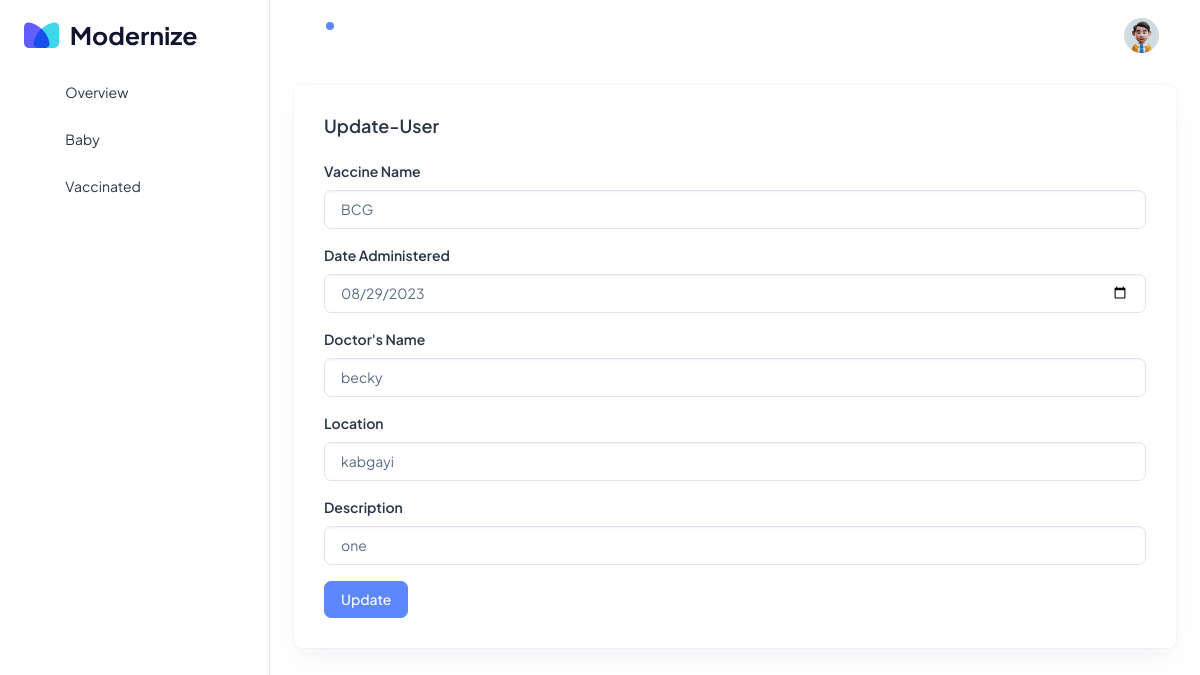
Page /html/edit_vaccine.php?id=43 (signed in) on the committed database.
### tables this page shows
CREATE TABLE `vaccines_new` (
  `id` int(11) NOT NULL,
  `vaccine_name` varchar(255) DEFAULT NULL,
  `date_administered` date DEFAULT NULL,
  `duration` varchar(255) DEFAULT NULL,
  `nurse_name` varchar(255) DEFAULT NULL,
  `health_institution` varchar(255) DEFAULT NULL,
  `description` text DEFAULT NULL,
  `baby_name` varchar(255) DEFAULT NULL
);

### html/edit_vaccine.php (the view, shortened to what this page needs)
<!doctype html>
<html lang="en">
<head>
    <link rel="stylesheet" href="../assets/css/styles.min.css" />
</head>
<body>
    <div class="page-wrapper" id="main-wrapper" data-layout="vertical" data-navbarbg="skin6" data-sidebartype="full" data-sidebar-position="fixed" data-header-position="fixed">
        <aside class="left-sidebar">
            <div>
                <div class="brand-logo d-flex align-items-center justify-content-between">
                    <a href="./index.html" class="text-nowrap logo-img">
                        <img src="../assets/images/logos/dark-logo.svg" width="180" alt="" />
                    </a>
                </div>
                <nav class="sidebar-nav scroll-sidebar" data-simplebar="">
                    <ul id="sidebarnav">
                    <li class="sidebar-item">
              <a class="sidebar-link" href="./dashboard_user.php" aria-expanded="false">
                <span>
                  <i class="ti ti-layout-dashboard"></i>
                </span>
                <span class="hide-menu">Overview</span>
              </a>
            </li>
            <li class="sidebar-item">
              <a class="sidebar-link" href="./register_baby.php" aria-expanded="false">
                <span>
                  <i class="ti ti-layout-dashboard"></i>
                </span>
                <span class="hide-menu">Baby</span>
              </a>
            </li>
            <li class="sidebar-item">
              <a class="sidebar-link" href="./vaccines.php" aria-expanded="false">
                <span>
                  <i class="ti ti-layout-dashboard"></i>
                </span>
                <span class="hide-menu">Vaccinated</span>
              </a>
            </li>
                </nav>
            </div>
        </aside>
        <div class="body-wrapper">
            <header class="app-header">
                <nav class="navbar navbar-expand-lg navbar-light">
                    <ul class="navbar-nav">
                        <li class="nav-item">
                            <a class="nav-link nav-icon-hover" href="javascript:void(0)">
                                <i class="ti ti-bell-ringing"></i>
                                <div class="notification bg-primary rounded-circle"></div>
                            </a>
                        </li>
                    </ul>
                    <div class="navbar-collapse justify-content-end px-0" id="navbarNav">
                        <ul class="navbar-nav flex-row ms-auto align-items-center justify-content-end">
                            <li class="nav-item dropdown">
                                <a class="nav-link nav-icon-hover" href="javascript:void(0)" id="drop2" data-bs-toggle="dropdown" aria-expanded="false">
                                    <img src="../assets/images/profile/user-1.jpg" alt="" width="35" height="35" class="rounded-circle">
                                </a>
                            </li>
                        </ul>
                    </div>
                </nav>
            </header>
            <div class="container-fluid">
                <div class="card">
                    <div class="card-body">
                        <h5 class="card-title fw-semibold mb-4">Update-User</h5>
                        <form method="post" action="update_vaccine.php">
                            <?php
                            include 'db_connect.php';
                            if (isset($_GET['id'])) {
                                $vaccineId = $_GET['id'];
                                $query = "SELECT * FROM vaccines_new WHERE id = $vaccineId";
                                $result = $conn->query($query);
                                if ($result->num_rows == 1) {
                                    $row = $result->fetch_assoc();
                                    echo '<div class="mb-3">';
                                    echo '<label for="vaccineName" class="form-label">Vaccine Name</label>';
                                    echo '<input type="text" class="form-control" id="vaccineName" name="vaccine_name" value="' . $row["vaccine_name"] . '">';
                                    echo '</div>';
                                    echo '<div class="mb-3">';
                                    echo '<label for="dateAdministered" class="form-label">Date Administered</label>';
                                    echo '<input type="date" class="form-control" id="dateAdministered" name="date_administered" value="' . $row["date_administered"] . '">';
                                    echo '</div>';
                                    echo '<div class="mb-3">';
                                    echo '<label for="nurseName" class="form-label">Doctor\'s Name</label>';
                                    echo '<input type="text" class="form-control" id="nurseName" name="nurse_name" value="' . $row["nurse_name"] . '">';
                                    echo '</div>';
                                    echo '<div class="mb-3">';
                                    echo '<label for="healthInstitution" class="form-label">Location</label>';
                                    echo '<input type="text" class="form-control" id="healthInstitution" name="health_institution" value="' . $row["health_institution"] . '">';
                                    echo '</div>';
                                    echo '<div class="mb-3">';
                                    echo '<label for="description" class="form-label">Description</label>';
                                    echo '<input type="text" class="form-control" id="description" name="description" value="' . $row["description"] . '">';
                                    echo '</div>';
                                    echo '<button type="submit" class="btn btn-primary">Update</button>';
                                } else {
                                    echo '<p>No vaccine found with this ID.</p>';
                                }
                            } else {
                                echo '<p>Invalid request.</p>';
                            }
                            ?>
                        </form>
                    </div>
                </div>
            </div>
        </div>
    </div>
</body>
</html>

### rows in the picture
vaccines_new: vaccine_name "BCG", date_administered "08/29/2023", nurse_name "becky", health_institution "kabgayi", description "one"
